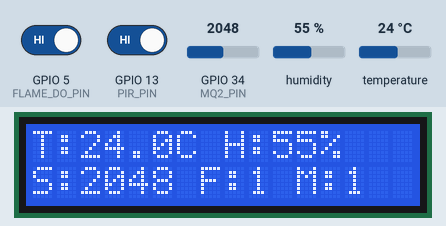
Recording of a sketch running on a simulated ESP32. Parts: 16×2 character LCD. The inputs (shaded band) are chosen by the test bench; at power-on: temperature 24 °C, humidity 55 %, GPIO 34 (MQ2_PIN) = 2048, GPIO 5 (FLAME_DO_PIN) HIGH, GPIO 13 (PIR_PIN) HIGH. WiFi joins after 1.5 s; servers stay silent unless stated; what the sketch prints to the serial monitor is not drawn.

Above: at 6.8 s.
6.9 s: temperature set to 33 °C
At 9.2 s:
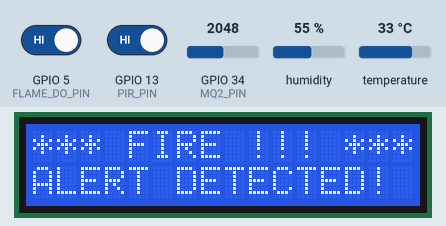
10.5 s: humidity set to 78 %
14.1 s: humidity set to 81 %
At 15.3 s:
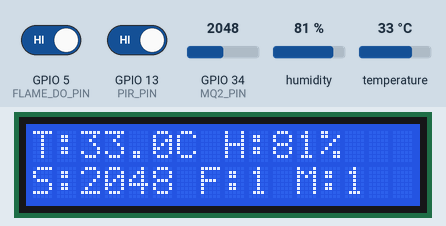
17.7 s: GPIO 34 (MQ2_PIN) set to 1460
At 21.4 s:
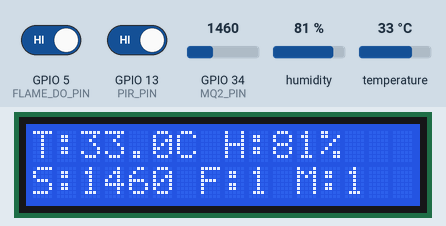
21.9 s: GPIO 34 (MQ2_PIN) set to 11
At 24.3 s:
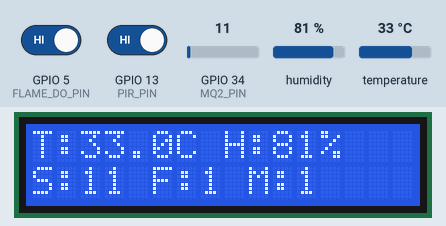
29.3 s: GPIO 34 (MQ2_PIN) set to 8
At 30.1 s:
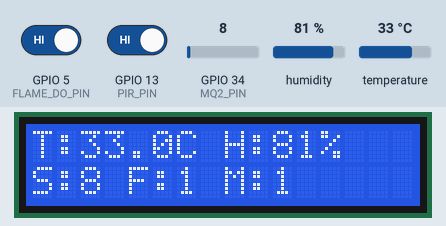
Timing chart, 0 to 32.3 s (numbered marks = the images above; inputs shaded):
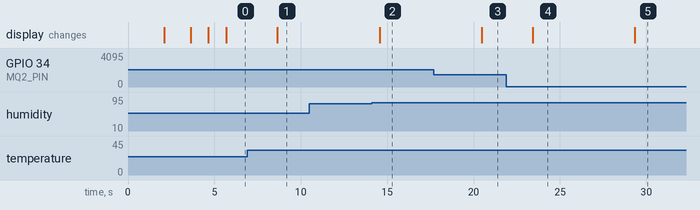

Measured:
- the behaviour switches between 79 and 80 % on humidity (found by bisection; images 1 and 2)
- after the input at 6.9 s, the display: changes after 1.8 s (image 1)
- after the input at 10.5 s, every drawn part: stays the same
- after the input at 14.1 s, the display: changes after 0.47 s (image 2)
- after the input at 17.7 s, the display: changes after 2.8 s (image 3)
- after the input at 21.9 s, the display: changes after 1.5 s (image 4)
- after the input at 29.3 s, the display: changes at once (image 5)

The sketch:

forest_fire_detector.ino.ino
```cpp
#include <WiFi.h>
#include <Firebase_ESP_Client.h>
#include "DHT.h"
#include <Wire.h>
#include <LiquidCrystal_I2C.h>

// Wi-Fi credentials
#define WIFI_SSID "realme 9i 5G"
#define WIFI_PASSWORD "0987654321"

// Firebase project credentials
#define API_KEY "AIzaSyDwDffyW59V595XypiKeKe8REcQWfB3cA0"
#define DATABASE_URL "https://emergency-networking-default-rtdb.asia-southeast1.firebasedatabase.app"

// Firebase user authentication
#define USER_EMAIL "a********@gmail.com"
#define USER_PASSWORD "A####"

// Sensor pins
#define DHTPIN 4
#define DHTTYPE DHT11
#define MQ2_PIN 34
#define FLAME_DO_PIN 5
#define PIR_PIN 13

// Fire detection thresholds
#define TEMP_THRESHOLD 30.5
#define HUMIDITY_THRESHOLD 80.0
#define SMOKE_THRESHOLD 1500
#define FLAME_DETECTED 0

DHT dht(DHTPIN, DHTTYPE);

// Initialize LCD (address 0x27, 16 columns, 2 rows)
// If 0x27 doesn't work, try 0x3F
LiquidCrystal_I2C lcd(0x27, 16, 2);

FirebaseData fbdo;
FirebaseAuth auth;
FirebaseConfig config;

void setup() {
  Serial.begin(115200);
  dht.begin();
  pinMode(FLAME_DO_PIN, INPUT);
  pinMode(PIR_PIN, INPUT);

  // Initialize LCD
  lcd.init();
  lcd.backlight();
  lcd.setCursor(0, 0);
  lcd.print("Forest Fire");
  lcd.setCursor(0, 1);
  lcd.print("System Starting");
  delay(2000);

  // Connect to Wi-Fi
  WiFi.begin(WIFI_SSID, WIFI_PASSWORD);
  lcd.clear();
  lcd.setCursor(0, 0);
  lcd.print("Connecting WiFi");

  while (WiFi.status() != WL_CONNECTED) {
    delay(500);
    Serial.print(".");
  }

  Serial.println("\nWi-Fi connected");
  lcd.clear();
  lcd.setCursor(0, 0);
  lcd.print("WiFi Connected");
  delay(1000);

  // Setup Firebase authentication
  config.api_key = API_KEY;
  config.database_url = DATABASE_URL;
  auth.user.email = USER_EMAIL;
  auth.user.password = USER_PASSWORD;

  Firebase.begin(&config, &auth);
  Firebase.reconnectWiFi(true);

  Serial.println("Setup complete");
  lcd.clear();
  lcd.setCursor(0, 0);
  lcd.print("System Ready");
  delay(1000);
}

void loop() {
  // Read sensor values
  float temperature = dht.readTemperature();
  float humidity = dht.readHumidity();
  int smoke = analogRead(MQ2_PIN);
  int flame = digitalRead(FLAME_DO_PIN);
  int motion = digitalRead(PIR_PIN);

  if (isnan(temperature)) temperature = 0.0;
  if (isnan(humidity)) humidity = 0.0;

  // Print sensor values to Serial
  Serial.printf("Temperature: %.2f°C\n", temperature);
  Serial.printf("Humidity: %.2f%%\n", humidity);
  Serial.printf("Smoke Level: %d\n", smoke);
  Serial.printf("Flame Sensor: %d\n", flame);
  Serial.printf("PIR Motion: %d\n", motion);

  // Fire detection logic
  bool fireDetected = (temperature > TEMP_THRESHOLD) &&
                      (humidity < HUMIDITY_THRESHOLD);

  // Display on LCD
  lcd.clear();

  if (fireDetected) {
    // Show FIRE ALERT
    lcd.setCursor(0, 0);
    lcd.print("*** FIRE !!! ***");
    lcd.setCursor(0, 1);
    lcd.print("ALERT DETECTED!");

    Serial.println("🚨 ALERT: FOREST FIRE DETECTED! 🚨");
  } else {
    // Show sensor values
    lcd.setCursor(0, 0);
    lcd.print("T:");
    lcd.print(temperature, 1);
    lcd.print("C H:");
    lcd.print((int)humidity);
    lcd.print("%");

    lcd.setCursor(0, 1);
    lcd.print("S:");
    lcd.print(smoke);
    lcd.print(" F:");
    lcd.print(flame);
    lcd.print(" M:");
    lcd.print(motion);
  }

  // Upload to Firebase
  if (Firebase.ready()) {
    Firebase.RTDB.setFloat(&fbdo, "/sensorData/temperature", temperature);
    Firebase.RTDB.setFloat(&fbdo, "/sensorData/humidity", humidity);
    Firebase.RTDB.setInt(&fbdo, "/sensorData/smokeLevel", smoke);
    Firebase.RTDB.setInt(&fbdo, "/sensorData/flameDigital", flame);
    Firebase.RTDB.setInt(&fbdo, "/sensorData/motionDetected", motion);

    if (fireDetected) {
      Firebase.RTDB.setString(&fbdo, "/alert", "🔥 FOREST FIRE DETECTED! 🔥");
    } else {
      Firebase.RTDB.setString(&fbdo, "/alert", "No fire detected - All clear");
    }
  } else {
    Serial.println("Firebase not ready");
  }

  Serial.println("---");
  delay(2000);
}
```
